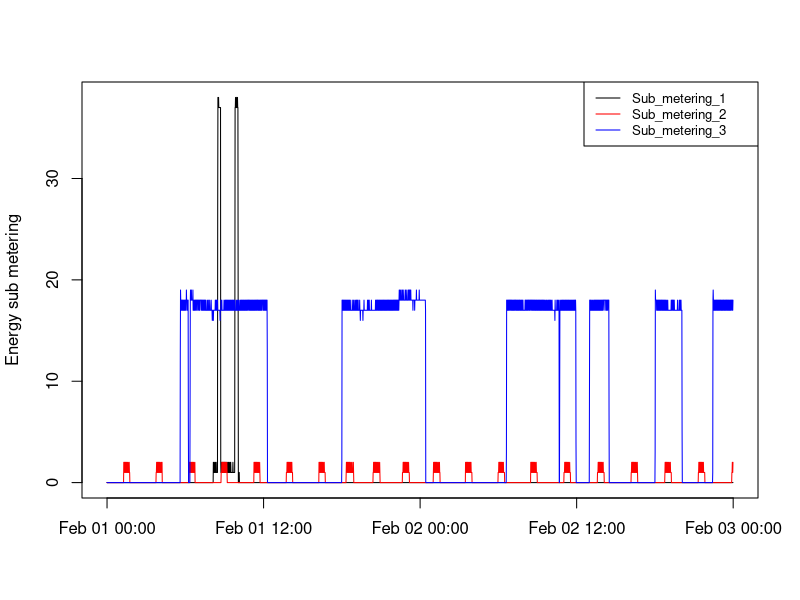

Generate this figure with R:
## Read data
## Read text file. Create a data.table
require(data.table)
dataHouse <- fread("dataHouse.txt", sep=";")

## Change columns type
dataHouse[, DateTime:=as.POSIXct(DateTime, format="%d/%m/%Y %H:%M:%S")]
dataHouse[, Global_active_power:=as.numeric(Global_active_power)]
dataHouse[, Global_reactive_power:=as.numeric(Global_reactive_power)]
dataHouse[, Voltage:=as.numeric(Voltage)]
dataHouse[, Global_intensity:=as.numeric(Global_intensity)]
dataHouse[, Sub_metering_1:=as.numeric(Sub_metering_1)]
dataHouse[, Sub_metering_2:=as.numeric(Sub_metering_2)]
dataHouse[, Sub_metering_3:=as.numeric(Sub_metering_3)]

## Create a plot
plot(dataHouse$DateTime, dataHouse$Sub_metering_1, type="n", xlab="", ylab="Energy sub metering")
lines(dataHouse$DateTime, dataHouse$Sub_metering_1, col="black")
lines(dataHouse$DateTime, dataHouse$Sub_metering_2, col="red")
lines(dataHouse$DateTime, dataHouse$Sub_metering_3, col="blue")
legend("topright", lty=1, pt.cex=1, cex=0.8, text.width=strwidth("Sub_metering_1"), col=c("black", "red", "blue"), legend=c("Sub_metering_1", "Sub_metering_2", "Sub_metering_3"))

## Save the plot in a png file
dev.copy(device=png, file="figure/plot3.png", width = 480, height = 480)
dev.off()